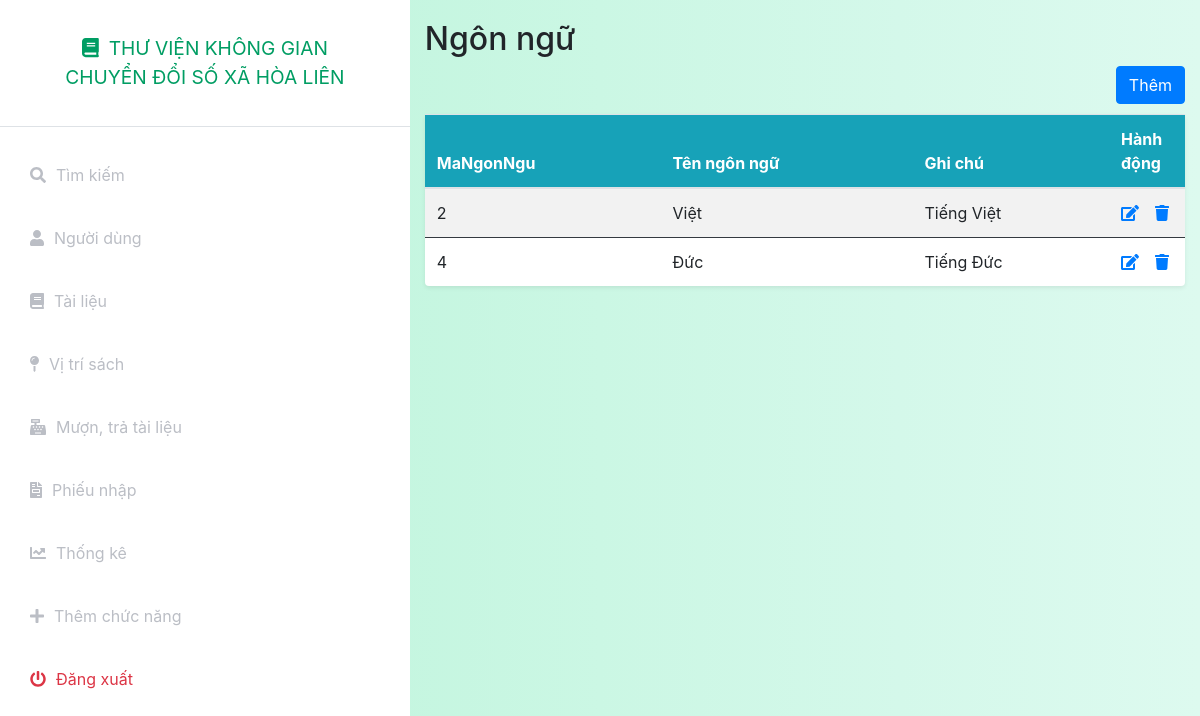
Page /index.php?controller=language&action=index (signed in) on the committed database.
### tables this page shows
CREATE TABLE `ngonngu` (
  `MaNgonNgu` int(11) NOT NULL,
  `TenNgonNgu` text NOT NULL,
  `GhiChu` text NOT NULL,
  `status` int(11) NOT NULL DEFAULT 1
);

### index.php (called while the page is built, shortened)
<?php
include_once('models/Auth.php');
$action = isset($_GET['action']) ? $_GET['action'] : 'index';
$object = new $classController();
$object->$action();
?>

### config.php (called while the page is built, shortened)
<?php
function getalldata($query)
{
    global $connect;
    $result=mysqli_query($connect,$query);
    if(mysqli_num_rows($result)>0)
        return mysqli_fetch_all($result,MYSQLI_ASSOC);
    else
        return false;
}
function getonedata($query)
{
    global $connect;
    $result=mysqli_query($connect,$query);
    if($result&&mysqli_num_rows($result)==1)
        return mysqli_fetch_assoc($result);
    else
        return false;
}
?>

### models/User.php (called while the page is built, shortened)
<?php
include_once('./config.php');
class User
{
    public static function show($idoruser)
    {
        $query = "select * from nguoidung where id = '$idoruser' or Username = '$idoruser'";
        $data = getonedata($query);
        return $data;
    }
}

### models/Auth.php (called while the page is built, shortened)
<?php
include_once('./config.php');
include_once('User.php');
class Auth
{
    private static $ChucDanh = null;
    public static function isAdmin()
    {
        if(self::isLogin())
        {
            if (self::$ChucDanh == 'admin')
                return true;
            else
                return false;
        }
        else
        {
            return false;
        }
    }
    public static function isLogin()
    {
        if (isset($_SESSION['token']) && isset($_SESSION['Username'])) {
            $data = User::show($_SESSION['Username']);
            if($data)
            {
                if($data['token'] == $_SESSION['token'])
                {
                    self::$ChucDanh = $data['ChucDanh'];
                    return true;
                }
            }
            else
            {
                return false;
            }
        } else
            return false;
    }
}

### models/Language.php (called while the page is built, shortened)
<?php
include_once('./config.php');
class Language
{
    public static function index()
    {
        $query = "select * from ngonngu  where status = '1'";
        $data = getalldata($query);
        return $data;
    }
}

### views/language/index.php (the view)
<?php include_once('././assets/layouts/header.php'); ?>
<?php include_once('././assets/layouts/siderbar.php'); ?>
<div class="container-fluid" style="padding-top:20px" >
<h2>Ngôn ngữ</h2>
    <table class="table table-striped bg-white rounded shadow-sm  table-hover">
    <div class="d-grid gap-2 d-md-flex justify-content-md-end">
        <a name="" id="" class="btn btn-primary" href="index.php?controller=language&action=add" role="button" style="margin-bottom:10px">Thêm</a>
    </div>
        <thead class="bg-info text-white">
            <tr class="border-dark">
                <th>MaNgonNgu</th>
                <th>Tên ngôn ngữ</th>
                <th>Ghi chú</th>
                <th style="width: 10%;">Hành động</th>
            </tr>
        </thead>
        <tbody>
            <?php
            if (isset($data) && is_array($data)) {
                foreach ($data as $document) {
                    if ($document['status'] == 1) {
                        echo "<tr>";
                        echo "<td class=\"border-dark\" scope=\"row\">" . $document['MaNgonNgu'] . "</td>";
                        echo "<td class=\"border-dark\">" . $document['TenNgonNgu'] . "</td>";
                        echo "<td class=\"border-dark\">" . $document['GhiChu'] . "</td>";
                        echo '<td class="border-dark">';
                        echo '<a href="index.php?controller=language&action=edit&MaNgonNgu=' . $document['MaNgonNgu'] . '"><i class="fas fa-edit"></i></a>';
                        echo '<a class="ml-3" onclick="return confirm(\'Bạn có muốn xóa?\')" href="index.php?controller=language&action=delete&MaNgonNgu=' . $document['MaNgonNgu'] . '"><i class="fas fa-trash"></i></a>';
                        echo "</tr>";
                    }
                }
            }
            ?>
    </table>
</div>
<?php include_once('././assets/layouts/footer.php'); ?>

### assets/css/styles.css (style rules this page uses)
:root { --main-bg-color: #009d63; --main-text-color: #009d63; --second-text-color: #bbbec5; --second-bg-color: #c1efde; }

### rows in the picture
ngonngu: MaNgonNgu "2", TenNgonNgu "Việt", GhiChu "Tiếng Việt"
ngonngu: MaNgonNgu "4", TenNgonNgu "Đức", GhiChu "Tiếng Đức"
